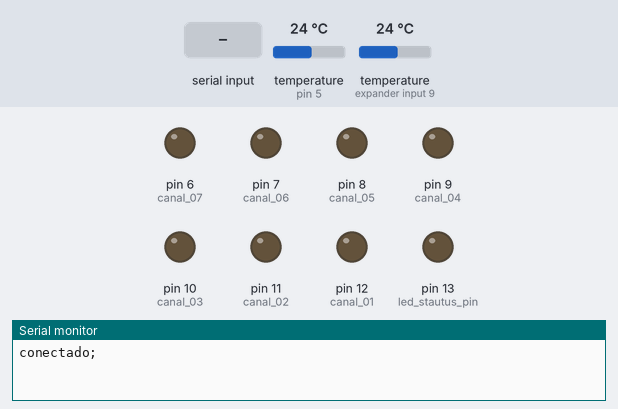
Bench run of a sketch on a simulated Arduino Leonardo, built for the host (arithmetic inside an expression is 32-bit, double 64-bit). Shown: output pins drawn as LEDs (lit = HIGH), the last lines printed to the serial monitor. Dashed ring = blinking. The test bench sets the inputs (shaded band); at power-on: temperature (sensors on pin 5, expander input 9) 24 °C. Random numbers use the default seed unless the sketch sets one.

Above: at 1.2 s.
1.3 s: "tempestade;ON\n" received over Serial
At 1.46 s:
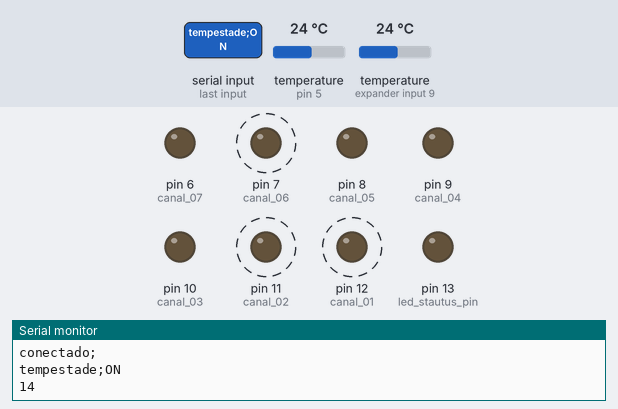
3.0 s: "DS18B20\n" received over Serial
4.7 s: "luzes\n" received over Serial
Timing chart, 0 to 7.7 s (numbered marks = the images above; inputs shaded):
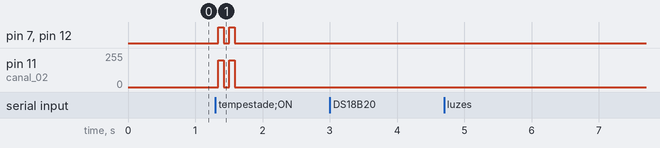

Measured:
- after the input at 1.3 s, pin 7 (canal_06), pin 12 (canal_01): alternates HIGH for 0.08 s and LOW for 0.08 s, 4 changes in all, then stays LOW, starting at once; pin 11 (canal_02): alternates 200/255 for 0.08 s and 0/255 for 0.08 s, 4 changes in all, then stays 0/255, starting at once

The sketch:

CoreArduino.ino
```cpp
/******************************************************************************
*                                                                             *
*    Comunicação Serial para Envio e Recebimento de infomações                *
*    pela porta Serial                                                        *
*                                                                             *
*    Versão: 0.2.0                                                            *
*    Data: 19/09/2014                                                         *
*    Autor: Alex Ishida                                                       *
*    Site: http://alexishida.com  | http://aquaino.com                        *
*    E-mail: alexishida@gmail.com                                             *
*                                                                             *
******************************************************************************/

/******************************************************************/
/* Definição de Bibliotecas                                       */
/******************************************************************/

#include <OneWire.h>
#include <DallasTemperature.h>
#include <dht.h>


/******************************************************************/
/* Definição de Constantes e Pinos                                */
/******************************************************************/

dht DHT; //Inicializa o sensor
#define dht_dpin A1 //Pino DATA do Sensor ligado na porta Analogica A1


/* Define as portas do DS18B20 */
#define DS18B20_PORTA 5

OneWire oneWire(DS18B20_PORTA);
DallasTemperature sensors(&oneWire);

/* Endereço dos sensores DS18B20 - Para saber mais acesse http://www.hacktronics.com/Tutorials/arduino-1-wire-address-finder.html */
DeviceAddress DS18B20_01 = { 0x28, 0x05, 0xE4, 0x8C, 0x05, 0x00, 0x00, 0xCE };
DeviceAddress DS18B20_02 = { 0x28, 0x43, 0xF8, 0x8D, 0x05, 0x00, 0x00, 0xDB };


/* Definição dos canais de luzes */
int canal_01 = 12;
int canal_02 = 11;
int canal_03 = 10;
int canal_04 = 9;
int canal_05 = 8;
int canal_06 = 7;
int canal_07 = 6;

int canal_01_valor = 0;
int canal_02_valor = 0;
int canal_03_valor = 0;
int canal_04_valor = 0;
int canal_05_valor = 0;
int canal_06_valor = 0;
int canal_07_valor = 0;

/* Seta o valor máximo do pwm*/
int pwm_maximo = 200;

/* Define o led de status */
int led_stautus_pin = 13;
bool led_status = false;

/* Variaveis dos modo tempestade */
bool tempestade = false;
int temp_led_raio = 200;
int temp_leds = 15;
unsigned long temp_tempo_espera = 0L;

/******************************************************************/
/* Definição de Variáveis                                         */
/******************************************************************/


String comando;


void setup()
{
    Serial.begin(9600);

   /*
     Aqui eu altero a frequência dos timer 1,2,3,4
     Se alterar o timer 0 irá influenciar nas funções de controle de tempo do Arduino ex.: delay();
    */

    TCCR1B = (TCCR1B & 0xF8) | 0x01; // 31.374 KHz
    TCCR2B = (TCCR2B & 0xF8) | 0x01; // 31.374 KHz
    TCCR3B = (TCCR3B & 0xF8) | 0x01; // 31.374 KHz
    TCCR4B = (TCCR4B & 0xF8) | 0x01; // 31.374 KHz

    /* Inicializa DS18B20 */
    sensors.begin();

   // Setando as resoluções 10 bits dos sensores
   sensors.setResolution(DS18B20_01, 10);
   sensors.setResolution(DS18B20_02, 10);


    /* Seta as portas dos canais das luzes */
    pinMode(canal_01, OUTPUT);
    pinMode(canal_02, OUTPUT);
    pinMode(canal_03, OUTPUT);
    pinMode(canal_04, OUTPUT);
    pinMode(canal_05, OUTPUT);
    pinMode(canal_06, OUTPUT);
    pinMode(canal_07, OUTPUT);

    pinMode(led_stautus_pin, OUTPUT);

   Serial.println("conectado;");

}


/******************************************************************/
/* Loop Principal do Arduino                                      */
/******************************************************************/

void loop()
{


  /*Obtem os comandos da porta serial*/
  if(obtemDados())
  {

     if(comando == "dht11") {
       obtemDHT11();
     }
      else if(comando.startsWith("DS18B20")) {
        sensors.requestTemperatures();
        obtemDadosDS18B20();
     }
     else if(comando.startsWith("luzes")) {

      obtemLuzes(comando);
      Serial.println("luzes;true");

     }
     else if(comando.startsWith("tempestade;ON")) {
        tempestade = true;
       Serial.println("tempestade;ON");

     }
     else if(comando.startsWith("tempestade;OFF")) {
        tempestade = false;
       Serial.println("tempestade;OFF");

     }


}

      verificaIluminacao();

}


/*

1 - Violeta
2 - Branco
3 - Vermelho
4 - Azul
5 - Violeta
6 - Aquitinium
7 - Verde

tempestade;ON
tempestade;OFF
*/


/******************************************************************/
/* Funções dos canais de luzes                                    */
/******************************************************************/
void verificaIluminacao() {
    if(tempestade)
    {
      modoTempestade();
    }
    else {
     atualizaLuzes();
    }
}


void modoTempestade() {

  if(comparaTempo(temp_tempo_espera)) {

  temp_tempo_espera = random(7,15);
  Serial.println(temp_tempo_espera);
  temp_tempo_espera = (temp_tempo_espera * 1000);
  temp_tempo_espera = temp_tempo_espera + millis();

  int modo = random(1,10);

  atualizaLuzesTempestade(temp_leds);

  if(modo <= 5) {
   analogWrite(canal_01,temp_led_raio);
   analogWrite(canal_02,temp_led_raio);
   analogWrite(canal_06,temp_led_raio);
   delay(40);
   atualizaLuzesTempestade(temp_leds);
   delay(40);
   analogWrite(canal_01,temp_led_raio);
   analogWrite(canal_02,temp_led_raio);
   analogWrite(canal_06,temp_led_raio);
   delay(40);
  atualizaLuzesTempestade(temp_leds);
   delay(40);
     analogWrite(canal_01,temp_led_raio);
   analogWrite(canal_02,temp_led_raio);
   analogWrite(canal_06,temp_led_raio);
   delay(40);
  atualizaLuzesTempestade(temp_leds);
   delay(100);
   analogWrite(canal_01,temp_led_raio);
   analogWrite(canal_02,temp_led_raio);
   analogWrite(canal_06,temp_led_raio);
   delay(100);
atualizaLuzesTempestade(temp_leds);


      Serial.println("modo1");
      Serial.println("----------");

  } else {

   analogWrite(canal_01,temp_led_raio);
   analogWrite(canal_02,temp_led_raio);
   analogWrite(canal_06,temp_led_raio);
   delay(80);
atualizaLuzesTempestade(temp_leds);
   delay(80);
   analogWrite(canal_01,temp_led_raio);
   analogWrite(canal_02,temp_led_raio);
   analogWrite(canal_06,temp_led_raio);
   delay(80);
atualizaLuzesTempestade(temp_leds);


       Serial.println("modo2");
      Serial.println("----------");

  }
  }


}

/******************************************************************/

void atualizaLuzesTempestade(int valor) {

  if(canal_01_valor >= valor) {
    analogWrite(canal_01, valor);
  }
  else {
    analogWrite(canal_01, valorMaximo(canal_01_valor));
  }

  if(canal_02_valor >= valor) {
    analogWrite(canal_02, valor);
  }
  else {
    analogWrite(canal_02, valorMaximo(canal_02_valor));
  }

  if(canal_03_valor >= valor) {
    analogWrite(canal_03, valor);
  }
  else {
    analogWrite(canal_03, valorMaximo(canal_03_valor));
  }


   if(canal_04_valor >= valor) {
    analogWrite(canal_04, valor);
  }
  else {
    analogWrite(canal_04, valorMaximo(canal_04_valor));
  }


     if(canal_05_valor >= valor) {
    analogWrite(canal_05, valor);
  }
  else {
    analogWrite(canal_05, valorMaximo(canal_05_valor));
  }


  if(canal_06_valor >= valor) {
    analogWrite(canal_06, valor);
  }
  else {
    analogWrite(canal_06, valorMaximo(canal_06_valor));
  }


 if(canal_07_valor >= valor) {
    analogWrite(canal_07, valor);
  }
  else {
    analogWrite(canal_07, valorMaximo(canal_07_valor));
  }


}

/******************************************************************/

void atualizaLuzes() {

   analogWrite(canal_01, valorMaximo(canal_01_valor));
   analogWrite(canal_02, valorMaximo(canal_02_valor));
   analogWrite(canal_03, valorMaximo(canal_03_valor));
   analogWrite(canal_04, valorMaximo(canal_04_valor));
   analogWrite(canal_05, valorMaximo(canal_05_valor));
   analogWrite(canal_06, valorMaximo(canal_06_valor));
   analogWrite(canal_07, valorMaximo(canal_07_valor));

}


/******************************************************************/

int valorMaximo(int canal_valor) {

  if(canal_valor > pwm_maximo ) {
    return pwm_maximo;
  }
  else {
    return canal_valor;
  }
}

/******************************************************************/

void obtemLuzes(String dados) {

   //luzes;100;210;160;200;150;100;50
   canal_01_valor = dados.substring(6,9).toInt();
   canal_02_valor = dados.substring(10,13).toInt();
   canal_03_valor = dados.substring(14,17).toInt();
   canal_04_valor = dados.substring(18,21).toInt();
   canal_05_valor = dados.substring(22,25).toInt();
   canal_06_valor = dados.substring(26,29).toInt();
   canal_07_valor = dados.substring(30,33).toInt();


   /* Debugar
   Serial.println(canal_01_valor);
   Serial.println(canal_02_valor);
   Serial.println(canal_03_valor);
   Serial.println(canal_04_valor);
   Serial.println(canal_05_valor);
   Serial.println(canal_06_valor);
   Serial.println(canal_07_valor);
   */


}


/******************************************************************/
/* Funções dos Sensores                                           */
/******************************************************************/


void obtemDHT11() {

    DHT.read11(dht_dpin); //Lê as informações do sensor

    Serial.print(DHT.temperature);
    Serial.print(";");
    Serial.print(DHT.humidity);
    Serial.print("\n");
}

/******************************************************************/

void obtemDadosDS18B20()
{

  //2805E48C050000CE;26.25|2843F88D050000DB;25.50

  obtemEnderecoDS18B20(DS18B20_01);
  Serial.print(";");
  obtemTemperaturaDS18B20(DS18B20_01);

  Serial.print("|");

  obtemEnderecoDS18B20(DS18B20_02);
  Serial.print(";");
  obtemTemperaturaDS18B20(DS18B20_02);

  Serial.println();
}

/******************************************************************/

void obtemEnderecoDS18B20(DeviceAddress deviceAddress)
{
  for (uint8_t i = 0; i < 8; i++)
  {
    // zero pad the address if necessary
    if (deviceAddress[i] < 16) Serial.print("0");
    Serial.print(deviceAddress[i], HEX);
  }
}

/******************************************************************/

void obtemTemperaturaDS18B20(DeviceAddress deviceAddress)
{
  float tempC = sensors.getTempC(deviceAddress);
  Serial.print(tempC);
}


/******************************************************************/
/* Funções Auxiliares                                             */
/******************************************************************/


boolean obtemDados() {

  /* Reseta os dados String */
  comando = "";

  if(Serial.available() > 0)
  {
    while(Serial.available() > 0)
    {
      comando += char(Serial.read());

      /* Da uma pausa para obter os dados */
      delay(3);
    }
    //Serial.write("sucesso");
    return(true);

  }
  else {
    return(false);
  }

}

/******************************************************************/

void ledStatus() {
 /* delay(500);
  if(led_status) {
    digitalWrite(led_stautus_pin, HIGH);
    led_status = false;
  } else {
    digitalWrite(led_stautus_pin, LOW);
    led_status = true;
  }
*/
}

/******************************************************************/

bool comparaTempo(unsigned long antigo) {
  unsigned long atual = millis();

  if(atual>=antigo) {
    return true;
  }
  else {
    return false;
  }

}

/******************************************************************/
```
